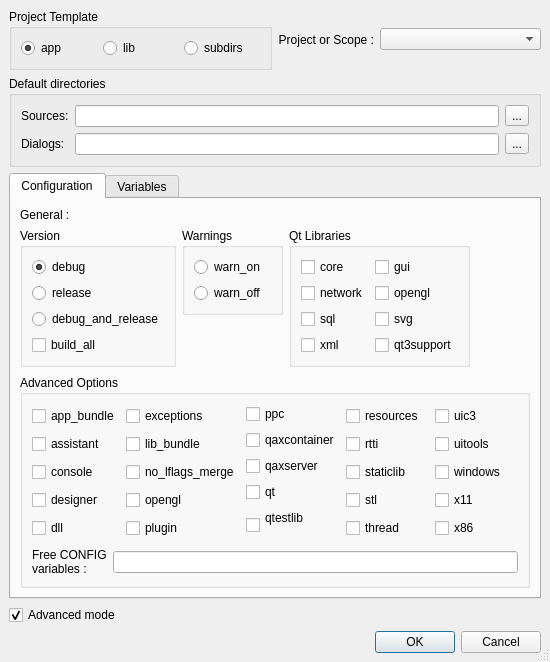
<ui version="4.0" >
 <class>ProjectPropertie</class>
 <widget class="QDialog" name="ProjectPropertie" >
  <property name="geometry" >
   <rect>
    <x>0</x>
    <y>0</y>
    <width>550</width>
    <height>656</height>
   </rect>
  </property>
  <property name="sizePolicy" >
   <sizepolicy>
    <hsizetype>4</hsizetype>
    <vsizetype>4</vsizetype>
    <horstretch>0</horstretch>
    <verstretch>0</verstretch>
   </sizepolicy>
  </property>
  <property name="windowTitle" >
   <string>Dialog</string>
  </property>
  <property name="windowIcon" >
   <iconset resource="../resources/resources.qrc" >:/divers/images/logo.png</iconset>
  </property>
  <property name="sizeGripEnabled" >
   <bool>true</bool>
  </property>
  <layout class="QGridLayout" >
   <property name="margin" >
    <number>9</number>
   </property>
   <property name="spacing" >
    <number>6</number>
   </property>
   <item row="0" column="0" >
    <layout class="QHBoxLayout" >
     <property name="margin" >
      <number>0</number>
     </property>
     <property name="spacing" >
      <number>6</number>
     </property>
     <item>
      <widget class="QGroupBox" name="projectTemplate" >
       <property name="sizePolicy" >
        <sizepolicy>
         <hsizetype>5</hsizetype>
         <vsizetype>5</vsizetype>
         <horstretch>0</horstretch>
         <verstretch>0</verstretch>
        </sizepolicy>
       </property>
       <property name="title" >
        <string>Project Template</string>
       </property>
       <layout class="QGridLayout" >
        <property name="margin" >
         <number>9</number>
        </property>
        <property name="spacing" >
         <number>6</number>
        </property>
        <item row="0" column="0" >
         <widget class="QRadioButton" name="app" >
          <property name="text" >
           <string>app</string>
          </property>
          <property name="checked" >
           <bool>true</bool>
          </property>
         </widget>
        </item>
        <item row="0" column="1" >
         <widget class="QRadioButton" name="lib" >
          <property name="text" >
           <string>lib</string>
          </property>
         </widget>
        </item>
        <item row="0" column="2" >
         <widget class="QRadioButton" name="subdirs" >
          <property name="text" >
           <string>subdirs</string>
          </property>
         </widget>
        </item>
       </layout>
      </widget>
     </item>
     <item>
      <layout class="QHBoxLayout" >
       <property name="margin" >
        <number>0</number>
       </property>
       <property name="spacing" >
        <number>6</number>
       </property>
       <item>
        <widget class="QLabel" name="labelPortee" >
         <property name="sizePolicy" >
          <sizepolicy>
           <hsizetype>4</hsizetype>
           <vsizetype>5</vsizetype>
           <horstretch>0</horstretch>
           <verstretch>0</verstretch>
          </sizepolicy>
         </property>
         <property name="text" >
          <string>Project or Scope :</string>
         </property>
         <property name="alignment" >
          <set>Qt::AlignRight|Qt::AlignTrailing|Qt::AlignVCenter</set>
         </property>
        </widget>
       </item>
       <item>
        <widget class="QComboBox" name="comboScope" />
       </item>
      </layout>
     </item>
    </layout>
   </item>
   <item row="1" column="0" >
    <widget class="QGroupBox" name="groupBox" >
     <property name="sizePolicy" >
      <sizepolicy>
       <hsizetype>7</hsizetype>
       <vsizetype>5</vsizetype>
       <horstretch>0</horstretch>
       <verstretch>0</verstretch>
      </sizepolicy>
     </property>
     <property name="title" >
      <string>Default directories</string>
     </property>
     <layout class="QGridLayout" >
      <property name="margin" >
       <number>9</number>
      </property>
      <property name="spacing" >
       <number>6</number>
      </property>
      <item row="1" column="0" >
       <widget class="QLabel" name="label_3" >
        <property name="text" >
         <string>Dialogs:</string>
        </property>
       </widget>
      </item>
      <item row="1" column="1" >
       <widget class="QLineEdit" name="uiDirectory" />
      </item>
      <item row="1" column="2" >
       <widget class="QToolButton" name="uiDirectoryButton" >
        <property name="text" >
         <string>...</string>
        </property>
       </widget>
      </item>
      <item row="0" column="2" >
       <widget class="QToolButton" name="srcDirectoryButton" >
        <property name="text" >
         <string>...</string>
        </property>
       </widget>
      </item>
      <item row="0" column="1" >
       <widget class="QLineEdit" name="srcDirectory" />
      </item>
      <item row="0" column="0" >
       <widget class="QLabel" name="label_6" >
        <property name="text" >
         <string>Sources:</string>
        </property>
       </widget>
      </item>
     </layout>
    </widget>
   </item>
   <item row="2" column="0" >
    <widget class="QTabWidget" name="tab" >
     <property name="sizePolicy" >
      <sizepolicy>
       <hsizetype>4</hsizetype>
       <vsizetype>4</vsizetype>
       <horstretch>0</horstretch>
       <verstretch>0</verstretch>
      </sizepolicy>
     </property>
     <property name="currentIndex" >
      <number>0</number>
     </property>
     <widget class="QWidget" name="tabConfig" >
      <attribute name="title" >
       <string>Configuration</string>
      </attribute>
      <layout class="QGridLayout" >
       <property name="margin" >
        <number>9</number>
       </property>
       <property name="spacing" >
        <number>6</number>
       </property>
       <item row="0" column="0" >
        <layout class="QVBoxLayout" >
         <property name="margin" >
          <number>0</number>
         </property>
         <property name="spacing" >
          <number>6</number>
         </property>
         <item>
          <layout class="QHBoxLayout" >
           <property name="margin" >
            <number>0</number>
           </property>
           <property name="spacing" >
            <number>6</number>
           </property>
           <item>
            <layout class="QVBoxLayout" >
             <property name="margin" >
              <number>0</number>
             </property>
             <property name="spacing" >
              <number>6</number>
             </property>
             <item>
              <widget class="QLabel" name="label_5" >
               <property name="text" >
                <string>General :</string>
               </property>
              </widget>
             </item>
             <item>
              <layout class="QHBoxLayout" >
               <property name="margin" >
                <number>0</number>
               </property>
               <property name="spacing" >
                <number>6</number>
               </property>
               <item>
                <layout class="QVBoxLayout" >
                 <property name="margin" >
                  <number>0</number>
                 </property>
                 <property name="spacing" >
                  <number>6</number>
                 </property>
                 <item>
                  <widget class="QGroupBox" name="groupeDebug" >
                   <property name="title" >
                    <string>Version</string>
                   </property>
                   <layout class="QGridLayout" >
                    <property name="margin" >
                     <number>9</number>
                    </property>
                    <property name="spacing" >
                     <number>6</number>
                    </property>
                    <item row="3" column="0" >
                     <widget class="QCheckBox" name="build_all" >
                      <property name="text" >
                       <string>build_all</string>
                      </property>
                     </widget>
                    </item>
                    <item row="0" column="0" >
                     <widget class="QRadioButton" name="debug" >
                      <property name="text" >
                       <string>debug</string>
                      </property>
                      <property name="checked" >
                       <bool>true</bool>
                      </property>
                     </widget>
                    </item>
                    <item row="1" column="0" >
                     <widget class="QRadioButton" name="release" >
                      <property name="text" >
                       <string>release</string>
                      </property>
                     </widget>
                    </item>
                    <item row="2" column="0" >
                     <widget class="QRadioButton" name="debug_and_release" >
                      <property name="text" >
                       <string>debug_and_release</string>
                      </property>
                     </widget>
                    </item>
                   </layout>
                  </widget>
                 </item>
                 <item>
                  <spacer>
                   <property name="orientation" >
                    <enum>Qt::Vertical</enum>
                   </property>
                   <property name="sizeHint" >
                    <size>
                     <width>20</width>
                     <height>40</height>
                    </size>
                   </property>
                  </spacer>
                 </item>
                </layout>
               </item>
               <item>
                <layout class="QVBoxLayout" >
                 <property name="margin" >
                  <number>0</number>
                 </property>
                 <property name="spacing" >
                  <number>6</number>
                 </property>
                 <item>
                  <widget class="QGroupBox" name="groupeWarn" >
                   <property name="title" >
                    <string>Warnings</string>
                   </property>
                   <layout class="QGridLayout" >
                    <property name="margin" >
                     <number>9</number>
                    </property>
                    <property name="spacing" >
                     <number>6</number>
                    </property>
                    <item row="1" column="0" >
                     <widget class="QRadioButton" name="warn_off" >
                      <property name="text" >
                       <string>warn_off</string>
                      </property>
                     </widget>
                    </item>
                    <item row="0" column="0" >
                     <widget class="QRadioButton" name="warn_on" >
                      <property name="text" >
                       <string>warn_on</string>
                      </property>
                      <property name="checked" >
                       <bool>false</bool>
                      </property>
                     </widget>
                    </item>
                   </layout>
                  </widget>
                 </item>
                 <item>
                  <spacer>
                   <property name="orientation" >
                    <enum>Qt::Vertical</enum>
                   </property>
                   <property name="sizeHint" >
                    <size>
                     <width>101</width>
                     <height>21</height>
                    </size>
                   </property>
                  </spacer>
                 </item>
                </layout>
               </item>
               <item>
                <layout class="QVBoxLayout" >
                 <property name="margin" >
                  <number>0</number>
                 </property>
                 <property name="spacing" >
                  <number>6</number>
                 </property>
                 <item>
                  <widget class="QGroupBox" name="groupeBibliotheques" >
                   <property name="title" >
                    <string>Qt Libraries</string>
                   </property>
                   <layout class="QGridLayout" >
                    <property name="margin" >
                     <number>9</number>
                    </property>
                    <property name="spacing" >
                     <number>6</number>
                    </property>
                    <item row="0" column="0" >
                     <layout class="QHBoxLayout" >
                      <property name="margin" >
                       <number>0</number>
                      </property>
                      <property name="spacing" >
                       <number>6</number>
                      </property>
                      <item>
                       <layout class="QVBoxLayout" >
                        <property name="margin" >
                         <number>0</number>
                        </property>
                        <property name="spacing" >
                         <number>6</number>
                        </property>
                        <item>
                         <widget class="QCheckBox" name="core" >
                          <property name="text" >
                           <string>core</string>
                          </property>
                         </widget>
                        </item>
                        <item>
                         <widget class="QCheckBox" name="network" >
                          <property name="text" >
                           <string>network</string>
                          </property>
                         </widget>
                        </item>
                        <item>
                         <widget class="QCheckBox" name="sql" >
                          <property name="text" >
                           <string>sql</string>
                          </property>
                         </widget>
                        </item>
                        <item>
                         <widget class="QCheckBox" name="xml" >
                          <property name="text" >
                           <string>xml</string>
                          </property>
                         </widget>
                        </item>
                       </layout>
                      </item>
                      <item>
                       <layout class="QVBoxLayout" >
                        <property name="margin" >
                         <number>0</number>
                        </property>
                        <property name="spacing" >
                         <number>6</number>
                        </property>
                        <item>
                         <widget class="QCheckBox" name="gui" >
                          <property name="text" >
                           <string>gui</string>
                          </property>
                         </widget>
                        </item>
                        <item>
                         <widget class="QCheckBox" name="libopengl" >
                          <property name="text" >
                           <string>opengl</string>
                          </property>
                         </widget>
                        </item>
                        <item>
                         <widget class="QCheckBox" name="svg" >
                          <property name="text" >
                           <string>svg</string>
                          </property>
                         </widget>
                        </item>
                        <item>
                         <widget class="QCheckBox" name="qt3support" >
                          <property name="text" >
                           <string>qt3support</string>
                          </property>
                         </widget>
                        </item>
                       </layout>
                      </item>
                     </layout>
                    </item>
                   </layout>
                  </widget>
                 </item>
                 <item>
                  <spacer>
                   <property name="orientation" >
                    <enum>Qt::Vertical</enum>
                   </property>
                   <property name="sizeHint" >
                    <size>
                     <width>20</width>
                     <height>20</height>
                    </size>
                   </property>
                  </spacer>
                 </item>
                </layout>
               </item>
              </layout>
             </item>
            </layout>
           </item>
           <item>
            <spacer>
             <property name="orientation" >
              <enum>Qt::Horizontal</enum>
             </property>
             <property name="sizeHint" >
              <size>
               <width>40</width>
               <height>20</height>
              </size>
             </property>
            </spacer>
           </item>
          </layout>
         </item>
         <item>
          <widget class="QGroupBox" name="groupeAvancees" >
           <property name="title" >
            <string>Advanced Options</string>
           </property>
           <layout class="QGridLayout" >
            <property name="margin" >
             <number>9</number>
            </property>
            <property name="spacing" >
             <number>6</number>
            </property>
            <item row="0" column="0" >
             <layout class="QVBoxLayout" >
              <property name="margin" >
               <number>0</number>
              </property>
              <property name="spacing" >
               <number>6</number>
              </property>
              <item>
               <layout class="QHBoxLayout" >
                <property name="margin" >
                 <number>0</number>
                </property>
                <property name="spacing" >
                 <number>6</number>
                </property>
                <item>
                 <layout class="QVBoxLayout" >
                  <property name="margin" >
                   <number>0</number>
                  </property>
                  <property name="spacing" >
                   <number>6</number>
                  </property>
                  <item>
                   <widget class="QCheckBox" name="app_bundle" >
                    <property name="text" >
                     <string>app_bundle</string>
                    </property>
                   </widget>
                  </item>
                  <item>
                   <widget class="QCheckBox" name="assistant" >
                    <property name="text" >
                     <string>assistant</string>
                    </property>
                   </widget>
                  </item>
                  <item>
                   <widget class="QCheckBox" name="console" >
                    <property name="text" >
                     <string>console</string>
                    </property>
                   </widget>
                  </item>
                  <item>
                   <widget class="QCheckBox" name="designer" >
                    <property name="text" >
                     <string>designer</string>
                    </property>
                   </widget>
                  </item>
                  <item>
                   <widget class="QCheckBox" name="dll" >
                    <property name="text" >
                     <string>dll</string>
                    </property>
                   </widget>
                  </item>
                 </layout>
                </item>
                <item>
                 <layout class="QVBoxLayout" >
                  <property name="margin" >
                   <number>0</number>
                  </property>
                  <property name="spacing" >
                   <number>6</number>
                  </property>
                  <item>
                   <widget class="QCheckBox" name="exceptions" >
                    <property name="text" >
                     <string>exceptions</string>
                    </property>
                   </widget>
                  </item>
                  <item>
                   <widget class="QCheckBox" name="lib_bundle" >
                    <property name="text" >
                     <string>lib_bundle</string>
                    </property>
                   </widget>
                  </item>
                  <item>
                   <widget class="QCheckBox" name="no_lflags_merge" >
                    <property name="text" >
                     <string>no_lflags_merge</string>
                    </property>
                   </widget>
                  </item>
                  <item>
                   <widget class="QCheckBox" name="opengl" >
                    <property name="text" >
                     <string>opengl</string>
                    </property>
                   </widget>
                  </item>
                  <item>
                   <widget class="QCheckBox" name="plugin" >
                    <property name="text" >
                     <string>plugin</string>
                    </property>
                   </widget>
                  </item>
                 </layout>
                </item>
                <item>
                 <layout class="QVBoxLayout" >
                  <property name="margin" >
                   <number>0</number>
                  </property>
                  <property name="spacing" >
                   <number>6</number>
                  </property>
                  <item>
                   <widget class="QCheckBox" name="ppc" >
                    <property name="text" >
                     <string>ppc</string>
                    </property>
                   </widget>
                  </item>
                  <item>
                   <widget class="QCheckBox" name="qaxcontainer" >
                    <property name="text" >
                     <string>qaxcontainer</string>
                    </property>
                   </widget>
                  </item>
                  <item>
                   <widget class="QCheckBox" name="qaxserver" >
                    <property name="text" >
                     <string>qaxserver</string>
                    </property>
                   </widget>
                  </item>
                  <item>
                   <widget class="QCheckBox" name="qt" >
                    <property name="text" >
                     <string>qt</string>
                    </property>
                    <property name="checked" >
                     <bool>false</bool>
                    </property>
                   </widget>
                  </item>
                  <item>
                   <widget class="QCheckBox" name="qtestlib" >
                    <property name="text" >
                     <string>qtestlib
</string>
                    </property>
                   </widget>
                  </item>
                 </layout>
                </item>
                <item>
                 <layout class="QVBoxLayout" >
                  <property name="margin" >
                   <number>0</number>
                  </property>
                  <property name="spacing" >
                   <number>6</number>
                  </property>
                  <item>
                   <widget class="QCheckBox" name="resources" >
                    <property name="text" >
                     <string>resources</string>
                    </property>
                   </widget>
                  </item>
                  <item>
                   <widget class="QCheckBox" name="rtti" >
                    <property name="text" >
                     <string>rtti</string>
                    </property>
                   </widget>
                  </item>
                  <item>
                   <widget class="QCheckBox" name="staticlib" >
                    <property name="text" >
                     <string>staticlib</string>
                    </property>
                   </widget>
                  </item>
                  <item>
                   <widget class="QCheckBox" name="stl" >
                    <property name="text" >
                     <string>stl</string>
                    </property>
                   </widget>
                  </item>
                  <item>
                   <widget class="QCheckBox" name="Thread" >
                    <property name="text" >
                     <string>thread</string>
                    </property>
                   </widget>
                  </item>
                 </layout>
                </item>
                <item>
                 <layout class="QVBoxLayout" >
                  <property name="margin" >
                   <number>0</number>
                  </property>
                  <property name="spacing" >
                   <number>6</number>
                  </property>
                  <item>
                   <widget class="QCheckBox" name="uic3" >
                    <property name="text" >
                     <string>uic3</string>
                    </property>
                   </widget>
                  </item>
                  <item>
                   <widget class="QCheckBox" name="uitools" >
                    <property name="text" >
                     <string>uitools</string>
                    </property>
                   </widget>
                  </item>
                  <item>
                   <widget class="QCheckBox" name="windows" >
                    <property name="text" >
                     <string>windows</string>
                    </property>
                   </widget>
                  </item>
                  <item>
                   <widget class="QCheckBox" name="x11" >
                    <property name="text" >
                     <string>x11</string>
                    </property>
                   </widget>
                  </item>
                  <item>
                   <widget class="QCheckBox" name="x86" >
                    <property name="text" >
                     <string>x86</string>
                    </property>
                   </widget>
                  </item>
                 </layout>
                </item>
               </layout>
              </item>
              <item>
               <layout class="QHBoxLayout" >
                <property name="margin" >
                 <number>0</number>
                </property>
                <property name="spacing" >
                 <number>6</number>
                </property>
                <item>
                 <widget class="QLabel" name="label_4" >
                  <property name="text" >
                   <string>Free CONFIG
variables :</string>
                  </property>
                 </widget>
                </item>
                <item>
                 <widget class="QLineEdit" name="supplement" />
                </item>
               </layout>
              </item>
             </layout>
            </item>
           </layout>
          </widget>
         </item>
        </layout>
       </item>
      </layout>
     </widget>
     <widget class="QWidget" name="tabVariables" >
      <attribute name="title" >
       <string>Variables</string>
      </attribute>
      <layout class="QGridLayout" >
       <property name="margin" >
        <number>9</number>
       </property>
       <property name="spacing" >
        <number>6</number>
       </property>
       <item row="0" column="0" >
        <layout class="QVBoxLayout" >
         <property name="margin" >
          <number>0</number>
         </property>
         <property name="spacing" >
          <number>6</number>
         </property>
         <item>
          <layout class="QHBoxLayout" >
           <property name="margin" >
            <number>0</number>
           </property>
           <property name="spacing" >
            <number>6</number>
           </property>
           <item>
            <layout class="QVBoxLayout" >
             <property name="margin" >
              <number>0</number>
             </property>
             <property name="spacing" >
              <number>6</number>
             </property>
             <item>
              <widget class="QLabel" name="labelVariables" >
               <property name="sizePolicy" >
                <sizepolicy>
                 <hsizetype>5</hsizetype>
                 <vsizetype>4</vsizetype>
                 <horstretch>0</horstretch>
                 <verstretch>0</verstretch>
                </sizepolicy>
               </property>
               <property name="text" >
                <string>Variable :</string>
               </property>
              </widget>
             </item>
             <item>
              <widget class="QListWidget" name="variablesList" >
               <property name="sizePolicy" >
                <sizepolicy>
                 <hsizetype>4</hsizetype>
                 <vsizetype>1</vsizetype>
                 <horstretch>0</horstretch>
                 <verstretch>0</verstretch>
                </sizepolicy>
               </property>
              </widget>
             </item>
             <item>
              <layout class="QHBoxLayout" >
               <property name="margin" >
                <number>0</number>
               </property>
               <property name="spacing" >
                <number>6</number>
               </property>
               <item>
                <widget class="QToolButton" name="addVariable" >
                 <property name="text" >
                  <string>...</string>
                 </property>
                 <property name="icon" >
                  <iconset resource="../resources/resources.qrc" >:/divers/images/ajouter.png</iconset>
                 </property>
                </widget>
               </item>
               <item>
                <widget class="QToolButton" name="deleteVariable" >
                 <property name="text" >
                  <string>...</string>
                 </property>
                 <property name="icon" >
                  <iconset resource="../resources/resources.qrc" >:/divers/images/supprimer.png</iconset>
                 </property>
                </widget>
               </item>
               <item>
                <spacer>
                 <property name="orientation" >
                  <enum>Qt::Horizontal</enum>
                 </property>
                 <property name="sizeHint" >
                  <size>
                   <width>40</width>
                   <height>20</height>
                  </size>
                 </property>
                </spacer>
               </item>
              </layout>
             </item>
            </layout>
           </item>
           <item>
            <layout class="QVBoxLayout" >
             <property name="margin" >
              <number>0</number>
             </property>
             <property name="spacing" >
              <number>6</number>
             </property>
             <item>
              <widget class="QLabel" name="labelValeurs" >
               <property name="sizePolicy" >
                <sizepolicy>
                 <hsizetype>5</hsizetype>
                 <vsizetype>4</vsizetype>
                 <horstretch>0</horstretch>
                 <verstretch>0</verstretch>
                </sizepolicy>
               </property>
               <property name="text" >
                <string>Values :</string>
               </property>
              </widget>
             </item>
             <item>
              <widget class="QListWidget" name="valuesList" >
               <property name="sizePolicy" >
                <sizepolicy>
                 <hsizetype>4</hsizetype>
                 <vsizetype>5</vsizetype>
                 <horstretch>0</horstretch>
                 <verstretch>0</verstretch>
                </sizepolicy>
               </property>
              </widget>
             </item>
             <item>
              <layout class="QHBoxLayout" >
               <property name="margin" >
                <number>0</number>
               </property>
               <property name="spacing" >
                <number>6</number>
               </property>
               <item>
                <widget class="QToolButton" name="addValue" >
                 <property name="text" >
                  <string>...</string>
                 </property>
                 <property name="icon" >
                  <iconset resource="../resources/resources.qrc" >:/divers/images/ajouter.png</iconset>
                 </property>
                </widget>
               </item>
               <item>
                <widget class="QToolButton" name="deleteValue" >
                 <property name="text" >
                  <string>...</string>
                 </property>
                 <property name="icon" >
                  <iconset resource="../resources/resources.qrc" >:/divers/images/supprimer.png</iconset>
                 </property>
                </widget>
               </item>
               <item>
                <widget class="QToolButton" name="modifyValue" >
                 <property name="text" >
                  <string>...</string>
                 </property>
                 <property name="icon" >
                  <iconset resource="../resources/resources.qrc" >:/toolbar/images/edit.png</iconset>
                 </property>
                </widget>
               </item>
               <item>
                <spacer>
                 <property name="orientation" >
                  <enum>Qt::Horizontal</enum>
                 </property>
                 <property name="sizeHint" >
                  <size>
                   <width>131</width>
                   <height>20</height>
                  </size>
                 </property>
                </spacer>
               </item>
              </layout>
             </item>
            </layout>
           </item>
          </layout>
         </item>
         <item>
          <spacer>
           <property name="orientation" >
            <enum>Qt::Vertical</enum>
           </property>
           <property name="sizeType" >
            <enum>QSizePolicy::Maximum</enum>
           </property>
           <property name="sizeHint" >
            <size>
             <width>20</width>
             <height>40</height>
            </size>
           </property>
          </spacer>
         </item>
        </layout>
       </item>
      </layout>
     </widget>
    </widget>
   </item>
   <item row="4" column="0" >
    <layout class="QHBoxLayout" >
     <property name="margin" >
      <number>0</number>
     </property>
     <property name="spacing" >
      <number>6</number>
     </property>
     <item>
      <layout class="QHBoxLayout" >
       <property name="margin" >
        <number>0</number>
       </property>
       <property name="spacing" >
        <number>6</number>
       </property>
       <item>
        <spacer>
         <property name="orientation" >
          <enum>Qt::Horizontal</enum>
         </property>
         <property name="sizeHint" >
          <size>
           <width>40</width>
           <height>20</height>
          </size>
         </property>
        </spacer>
       </item>
       <item>
        <widget class="QPushButton" name="okButton" >
         <property name="text" >
          <string>OK</string>
         </property>
        </widget>
       </item>
       <item>
        <widget class="QPushButton" name="cancelButton" >
         <property name="text" >
          <string>Cancel</string>
         </property>
        </widget>
       </item>
      </layout>
     </item>
    </layout>
   </item>
   <item row="3" column="0" >
    <widget class="QCheckBox" name="advancedMode" >
     <property name="text" >
      <string>Advanced mode</string>
     </property>
     <property name="checked" >
      <bool>true</bool>
     </property>
    </widget>
   </item>
  </layout>
 </widget>
 <resources>
  <include location="../resources/resources.qrc" />
 </resources>
 <connections>
  <connection>
   <sender>cancelButton</sender>
   <signal>clicked(bool)</signal>
   <receiver>ProjectPropertie</receiver>
   <slot>reject()</slot>
   <hints>
    <hint type="sourcelabel" >
     <x>533</x>
     <y>513</y>
    </hint>
    <hint type="destinationlabel" >
     <x>475</x>
     <y>267</y>
    </hint>
   </hints>
  </connection>
  <connection>
   <sender>advancedMode</sender>
   <signal>toggled(bool)</signal>
   <receiver>groupeAvancees</receiver>
   <slot>setVisible(bool)</slot>
   <hints>
    <hint type="sourcelabel" >
     <x>53</x>
     <y>468</y>
    </hint>
    <hint type="destinationlabel" >
     <x>83</x>
     <y>270</y>
    </hint>
   </hints>
  </connection>
  <connection>
   <sender>advancedMode</sender>
   <signal>toggled(bool)</signal>
   <receiver>groupeBibliotheques</receiver>
   <slot>setVisible(bool)</slot>
   <hints>
    <hint type="sourcelabel" >
     <x>37</x>
     <y>468</y>
    </hint>
    <hint type="destinationlabel" >
     <x>450</x>
     <y>120</y>
    </hint>
   </hints>
  </connection>
 </connections>
</ui>
